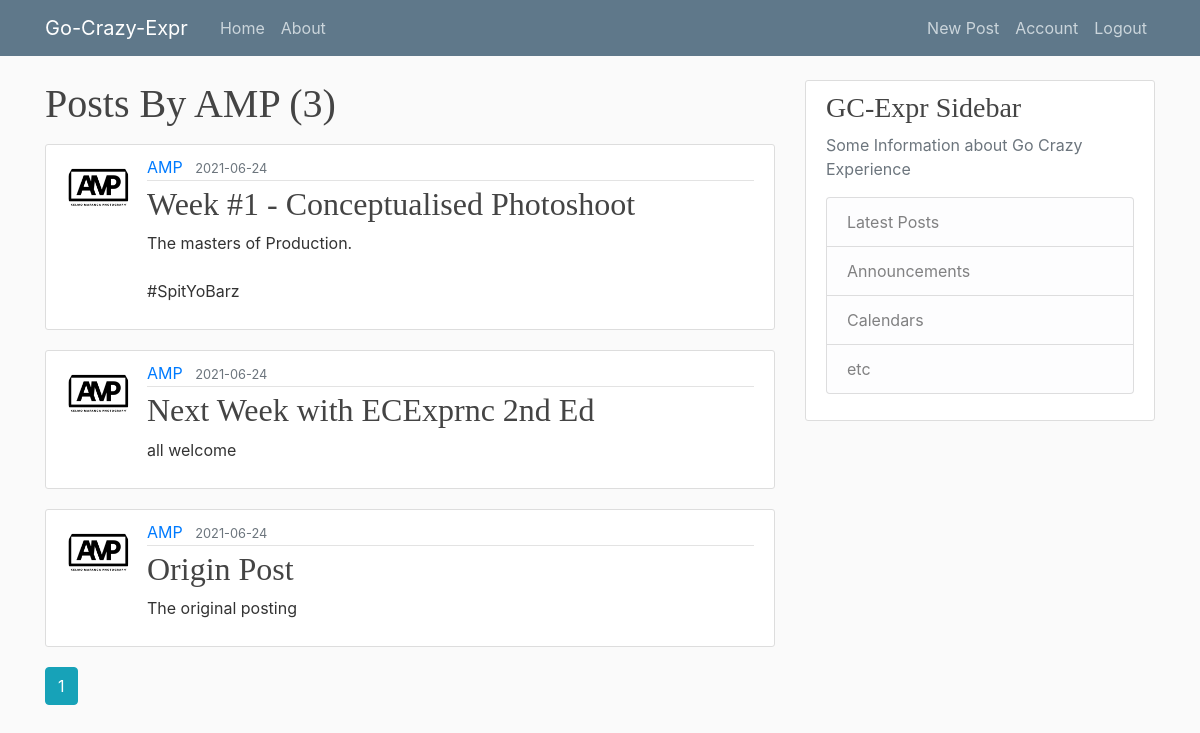
Screenshot of /user/AMP (signed in) with the database file from the repository.
### flaskblog/models.py (models this page shows, shortened)
class User(db.Model, UserMixin):
    id = db.Column(db.Integer, primary_key=True)
    username = db.Column(db.String(20), unique=True, nullable=False)
    email = db.Column(db.String(120), unique=True, nullable=False)
    image_file = db.Column(db.String(20), nullable=False,
                           default='default.jpeg')
    password = db.Column(db.String(60), nullable=False)
    posts = db.relationship('Post', backref='author', lazy=True)

class Post(db.Model):
    id = db.Column(db.Integer, primary_key=True)
    title = db.Column(db.String(100), nullable=False)
    date_posted = db.Column(db.DateTime, nullable=False,
                            default=datetime.utcnow)
    content = db.Column(db.Text, nullable=False)
    user_id = db.Column(db.Integer, db.ForeignKey('user.id'), nullable=False)

### flaskblog/routes.py (the view)
@app.route('/user/<string:username>')
def user_posts(username):
    page = request.args.get('page', 1, type=int)
    user = User.query.filter_by(username=username).first_or_404()
    posts = Post.query.filter_by(author=user)\
        .order_by(Post.date_posted.desc())\
        .paginate(page=page, per_page = 4)
    return render_template('user_posts.html', posts=posts, user=user)

### flaskblog/models.py (called while the page is built)
@login_manager.user_loader
def load_user(user_id):
    return User.query.get(int(user_id))

### flaskblog/templates/user_posts.html
{% extends "layout.html" %}
{% block content %}
<h1 class="mb-3">Posts By {{ user.username }} ({{ posts.total }})</h1>
    {% for post in posts.items %}
        <article class="media content-section">
            <img src="{{ url_for('static', filename='profile_pics/' + post.author.image_file) }}" alt="" class="rounded-circle article-img">
            <div class="media-body">
                <div class="article-metadata">
                    <a href="{{ url_for('user_posts', username=post.author.username) }}" class="mr-2">{{ post.author.username }}</a>
                    <small class="text-muted">{{ post.date_posted.strftime('%Y-%m-%d') }}</small>
                </div>
                <h2><a href="{{ url_for('post', post_id=post.id) }}" class="article-title">{{ post.title }}</a></h2>
                <p class="article-content">{{ post.content }}</p>
            </div>
        </article>
    {% endfor %}
    {% for page_num in posts.iter_pages(left_edge=1, right_edge=1, left_current=1, right_current=2) %}
        {% if page_num %}
            {% if posts.page == page_num %}
                <a class="btn btn-info mb-4" href="{{ url_for('user_posts', username = user.username, page=page_num) }}">{{ page_num }}</a>
            {% else %}
                <a class="btn btn-outline-info mb-4" href="{{ url_for('user_posts', username = user.username, page=page_num) }}">{{ page_num }}</a>
            {% endif %}
        {% else %}
        ...
        {% endif %}
    {% endfor %}
{% endblock content %}

### flaskblog/static/main.css (style rules this page uses)
body { background: #fafafa; color: #333333; margin-top: 5rem; }
h1, h2, h3, h4, h5, h6 { color: #444444; font-family: "Bebas Neue"; }
.content-section { background: #fff; padding: 10px 20px; border: 1px solid #dddddd; border-radius: 3px; margin-bottom: 20px; }
.article-title { color: #444444; }
.article-content { white-space: pre-line; }
.media-body a { text-decoration: none; }
.article-img { height: 65px; width: 65px; margin-right: 16px; }
.article-metadata { padding-bottom: 1px; margin-bottom: 4px; border-bottom: 1px solid #e3e3e3; }

### rows the page displays
User: username "AMP"
Post: image_file (picture), author.username "AMP", date_posted "2021-06-24", title "Week #1 - Conceptualised Photoshoot", content "The masters of Production. #SpitYoBarz"
Post: image_file (picture), author.username "AMP", date_posted "2021-06-24", title "Next Week with ECExprnc 2nd Ed", content "all welcome"
Post: image_file (picture), author.username "AMP", date_posted "2021-06-24", title "Origin Post", content "The original posting"

### other values shown
{{ posts.total }} "3"
{{ page_num }} "1"
